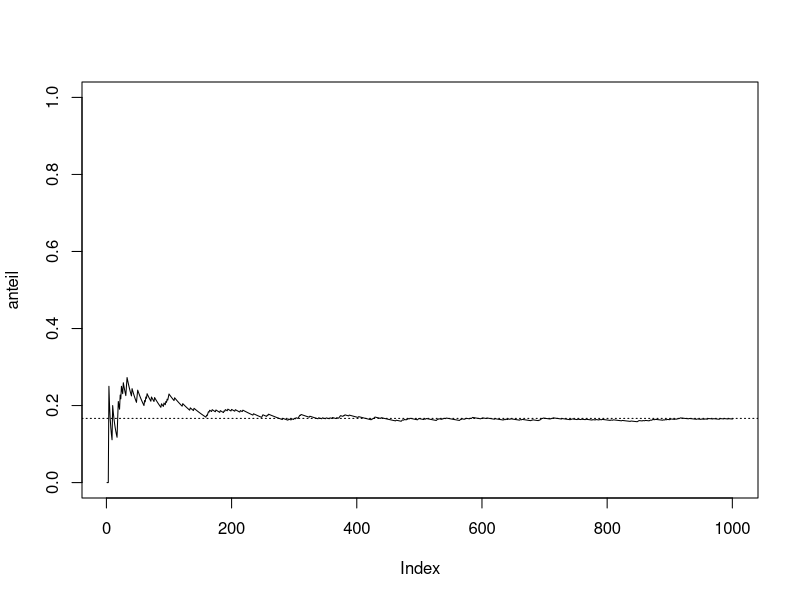
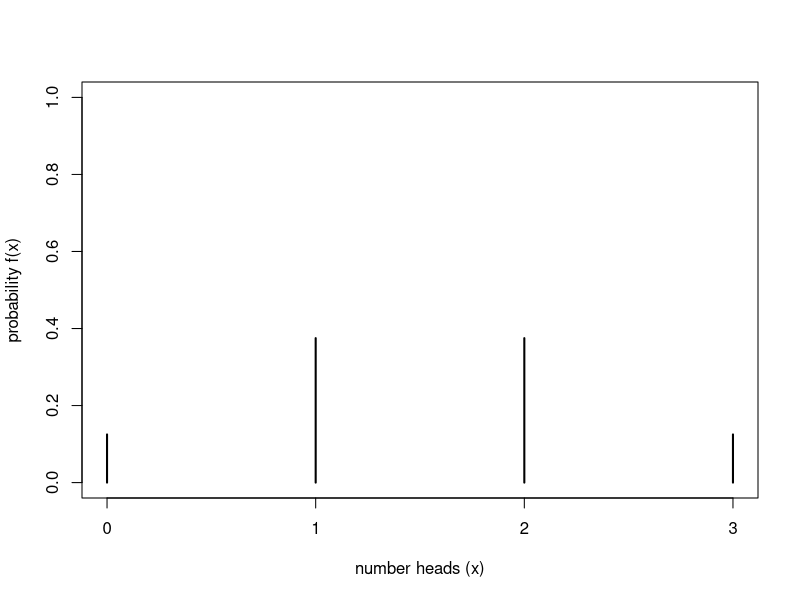
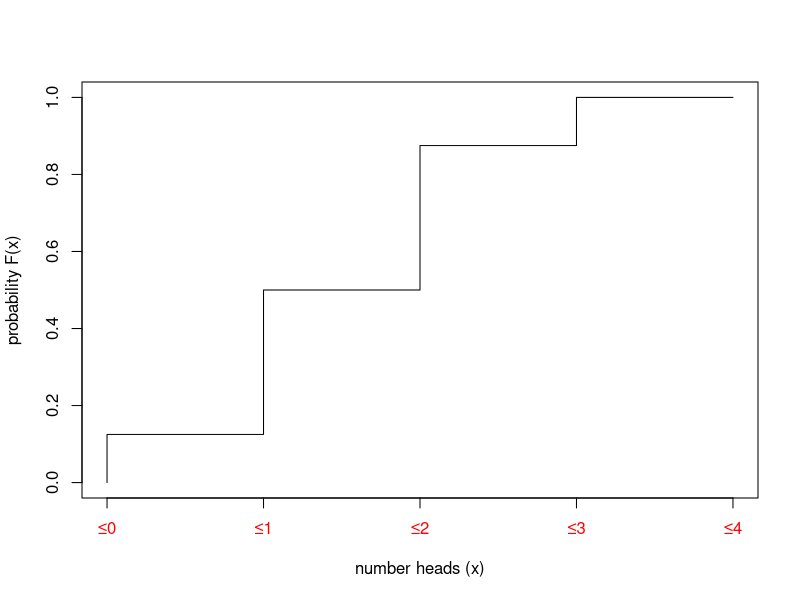

Source code (R) for these figures, in order:
## ---- chunk 1
rm(list = ls())
#options(digits = 3)
Sys.setlocale("LC_MESSAGES", "en_US.utf8")
## ---- chunk 2
cat('# ', rmarkdown::metadata$title)
## ---- chunk 3
cat('## ', rmarkdown::metadata$subtitle)
## ---- chunk 4
cat('### ', rmarkdown::metadata$author)
## ---- chunk 5
cat('#### ', rmarkdown::metadata$institute)
## ---- chunk 6
cat(rmarkdown::metadata$date)
## ---- chunk 7
rolls=1000

roll<- as.numeric(sample(1:6,rolls, replace=T))

list=0

count=0

position=0

anteil=0

for (test in roll)
{
list<-append(list,test,length(list))
anteil<-append(anteil,sum(list==1)/length(list))
}
plot(anteil,type="l",ylim=c(0,1))
abline(h=1/6,lty=3)
## ---- chunk 8
x = c(0,1,1,1,2,2,2,3)
plot(prop.table(table(x)), type = "h", ylim = c(0,1), xlab = "number heads (x)", ylab= "probability f(x)")
## ---- chunk 9
x = c(0,1,1,1,2,2,2,3)
plot(1:5,c(0,cumsum(prop.table(table(x)))), type = "S", ylim = c(0,1), xlab = "number heads (x)", ylab= "probability F(x)", xaxt="n")
axis(1, at=1:5,labels=c("≤0", "≤1", "≤2", "≤3", "≤4"), col.axis="red")
## ---- chunk 10

a <- 1:20
b <- c("H", rep("T",19))

knitr::kable(data.frame(t(b)), "html", col.names=a)
b <- c("T", "H", rep("T",18))

knitr::kable(data.frame(t(b)), "html", col.names=a)

b <- c("H", "H", rep("T",18))

knitr::kable(data.frame(t(b)), "html", col.names=a)

b <- c("T", "T", "H", rep("T",17))

knitr::kable(data.frame(t(b)), "html", col.names=a)

b <- c("H", "T", "H", rep("T",17))

knitr::kable(data.frame(t(b)), "html", col.names=a)

b <- c("H", "H", "H", rep("T",17))

knitr::kable(data.frame(t(b)), "html", col.names=a)
